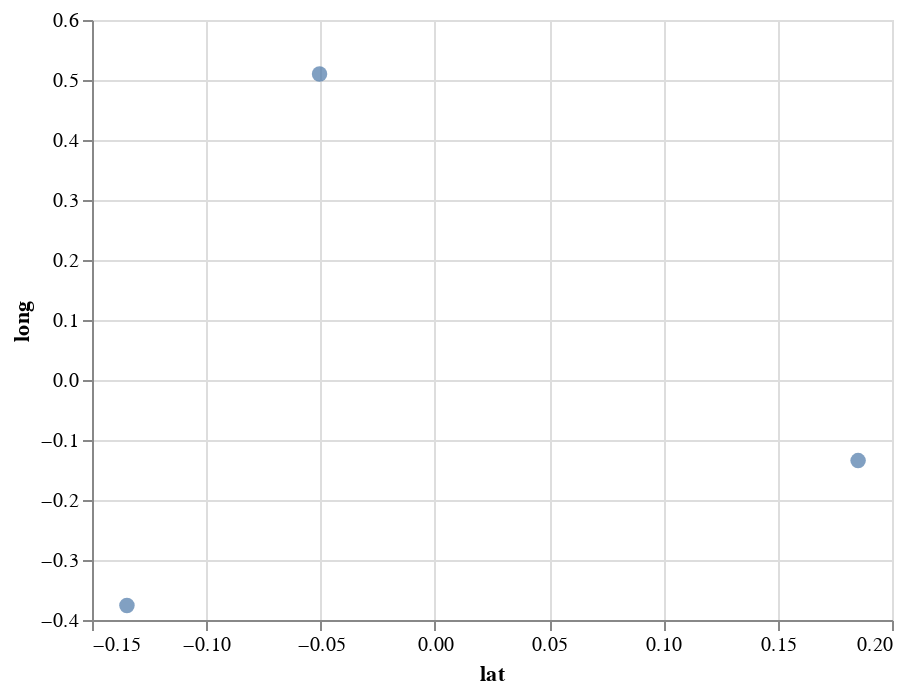

The notebook cell this image was saved under:
### Code cell
source = pd.DataFrame(X_r, columns=["long", "lat"])

alt.Chart(source).mark_circle(size=60).encode(
    x="lat", y="long",
)

### Figure 1 — Vega-Lite specification as saved in the notebook (floating-point values rounded to 4 significant figures)
{"config": {"view": {"continuousWidth": 400, "continuousHeight": 300}}, "data": {"name": "data-d46c253c7668a114c0c8ce5ad9fe8c1c"}, "mark": {"type": "circle", "size": 60}, "encoding": {"x": {"type": "quantitative", "field": "lat"}, "y": {"type": "quantitative", "field": "long"}}, "$schema": "https://vega.github.io/schema/vega-lite/v4.8.1.json", "datasets": {"data-d46c253c7668a114c0c8ce5ad9fe8c1c": [{"long": -0.3757, "lat": -0.1347}, {"long": 0.5101, "lat": -0.05045}, {"long": -0.1344, "lat": 0.1852}]}}
